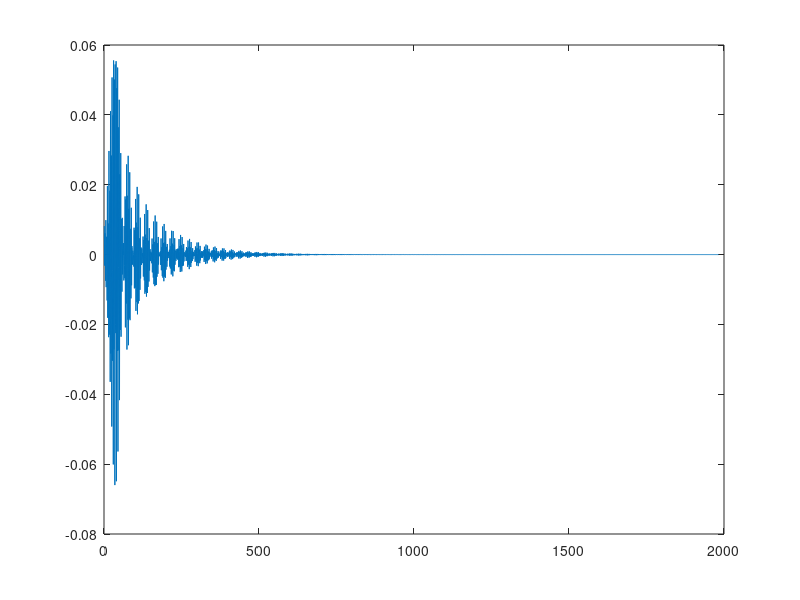

Recreate this plot in MATLAB.
alpha = 48000/2;
beta = 180/pi;

[b, a] = ellip(10, 1, 40, [18 20]/24);
[H, w] = freqz(b, a, 10000);
plot(alpha*w, 20*log10(abs(H)));
%print(['fig'  '4-1.eps'], '-color')
plot(alpha*w, beta*angle(H));
%print(['fig'  '4-2.eps'], '-color')
ys = impz(b, a);
plot(ys);
%print(['fig'  '4-3.eps'], '-color')

[b, a] = cheby2(10, 40, [18 20]/24);
[H, w] = freqz(b, a, 10000);
plot(alpha*w, 20*log10(abs(H)));
%print(['fig'  '5-1.eps'], '-color')
plot(alpha*w, beta*angle(H));
%print(['fig'  '5-2.eps'], '-color')
ys = impz(b, a);
plot(ys);
%print(['fig'  '5-3.eps'], '-color')

